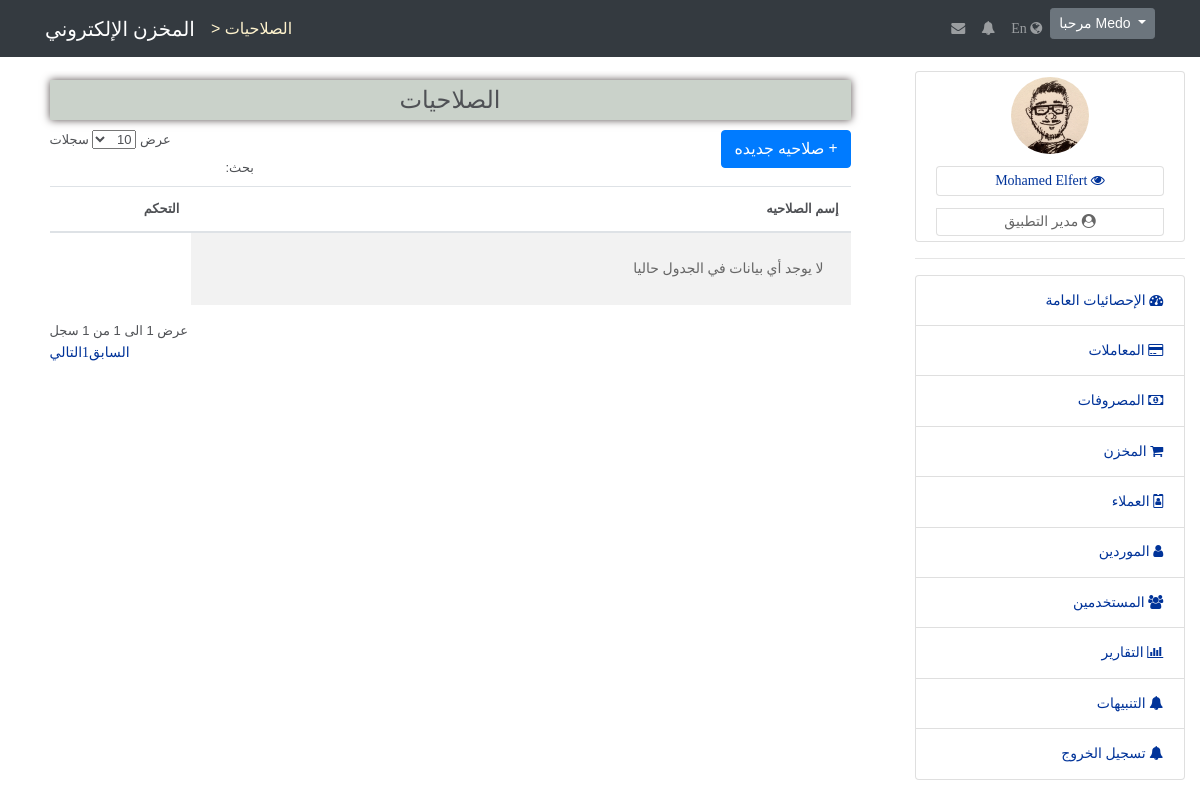
/privileges, run on an earlier commit of the app's database.
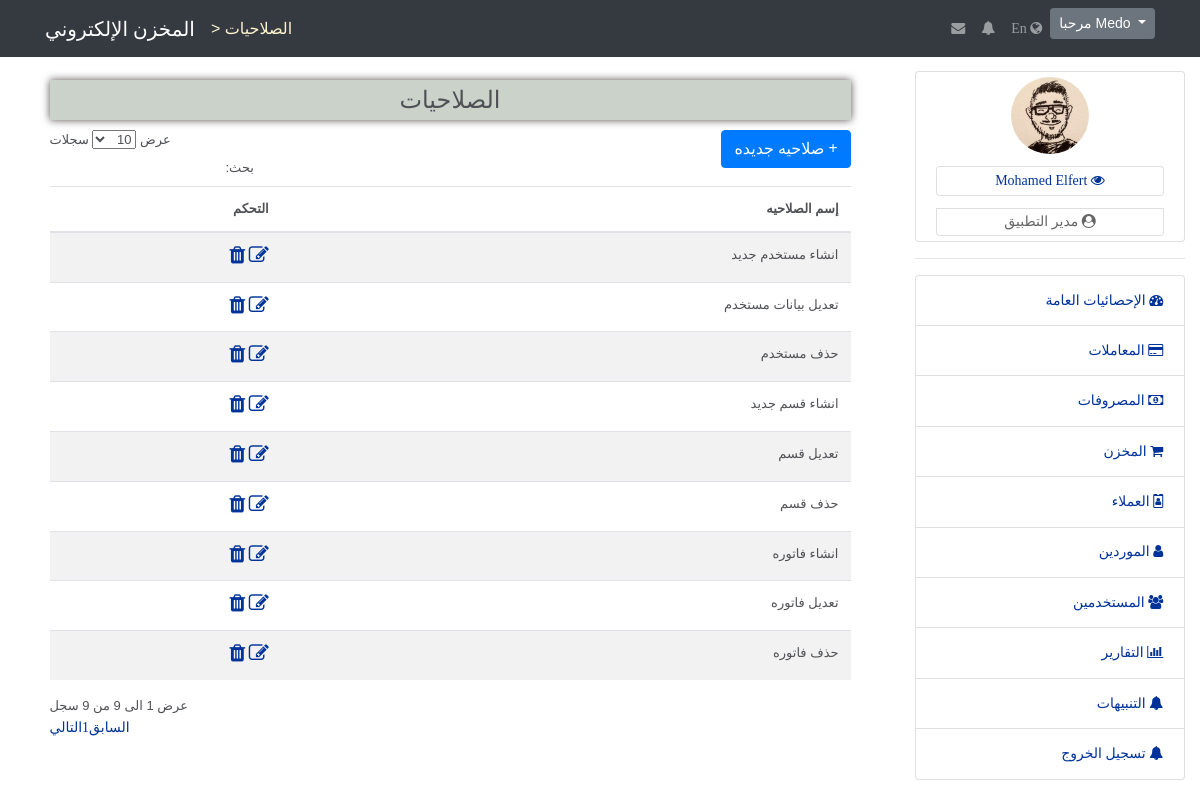
And on a later commit of the database.
### tables this page shows
CREATE TABLE `app_users_privileges` (
  `PrivilegeId` tinyint(3) UNSIGNED NOT NULL,
  `Privilege` varchar(30) NOT NULL,
  `PrivilegeTitle` varchar(30) NOT NULL
);

### app/controllers/abstractcontroller.php (called while the page is built, shortened)
<?php
class AbstractController
{
    protected $_controller;
    protected $_action;
    protected $_template;
    protected $_registry;
    protected $_data = [];
    public function setController($controllerName){
        $this->_controller = $controllerName;
    }
    public function setAction($actionName){
        $this->_action = $actionName;
    }
    public function setTemplate($template){
        $this->_template = $template;
    }
    public function setRegistry($registry){
        $this->_registry = $registry;
    }
    protected function _view(){
        $view = VIEWS_PATH . $this->_controller . DS . $this->_action . '.view.php';
        $this->_data = array_merge($this->_data,$this->language->getDictionary());
        $this->_template->setRegistry($this->_registry);
        $this->_template->setActionViewFile($view);
        $this->_template->setAppData($this->_data);
        $this->_template->renderApp();
    }
}

### app/controllers/privilegescontroller.php (called while the page is built, shortened)
<?php
class PrivilegesController extends AbstractController
{
    public function defaultAction()
    {
        $this->_data ['privileges'] = privilegesModel::getAll();
        $this->_view();
    }
}

### app/lib/frontcontroller.php (called while the page is built, shortened)
<?php
class FrontController
{
    private $_controller = 'index';
    private $_action     = 'default';
    private $_params     = array();
    private $_registry;
    private $_template;
    public function __construct(Template $template , Registry $registry)
    {
        $this->_template = $template;
        $this->_registry = $registry;
    }
    private function _parseUrl(){
        $url = explode('/',trim(parse_url($_SERVER['REQUEST_URI'],PHP_URL_PATH),'/'),3);
        if (isset($url[0]) && $url[0] != ''){
            $this->_controller = $url[0];
        }
    }
    public function dispatch(){
        $actionName = $this->_action .'Action';
        $controller = new $controllerClassName();
        $controller->setController($this->_controller);
        $controller->setAction($this->_action);
        $controller->setparams($this->_params);
        $controller->setTemplate($this->_template);
        $controller->setRegistry($this->_registry);
        $controller->$actionName();
    }
}

### public/index.php (called while the page is built, shortened)
<?php
require APP_PATH . DS . 'lib' . DS . 'autoload.php';
$session = new SessionManager();
$session->start();
if(!isset($session->lang)){
    $session->lang = APP_DEFAULT_LANGUAGE;
}
$template_parts = require '..' . DS . 'app' . DS . 'config' . DS . 'templateconfig.php';
$template  = new Template($template_parts);
$language  = new Language();
$messenger = Messenger::getInstance($session);
$registry = Registry::getInstance();
$registry->session   = $session;
$registry->language  = $language;
$registry->messenger = $messenger;
$frontController = new FrontController($template,$registry);
$frontController->dispatch();

### app/lib/autoload.php (called while the page is built, shortened)
<?php
class Autoload
{
    public static function autoload($className){
        $className = str_replace('PHPMVC' , '' , $className);
        $className = str_replace('\\' , '/' , $className);
        $className = $className . '.php';
        $className = strtolower($className);
    }
}

### app/lib/database/databasehandler.php (called while the page is built, shortened)
<?php
abstract class DatabaseHandler
{
    public static function factory()
    {
        $driver = DATABASE_CONN_DRIVER;
        if ($driver == self::DATABASE_DRIVER_PDO) {
            return PDODatabaseHandler::getInstance();
        } elseif ($driver == self::DATABASE_DRIVER_MYSQLI) {
            return MySQLiDatabaseHandler::getInstance();
        }
    }
}

### app/lib/database/pdodatabasehandler.php (called while the page is built, shortened)
<?php
class PDODatabaseHandler extends DatabaseHandler
{
    private static $_instance;
    private static $_handler;
    public function __call($name,$arguments){
        return call_user_func_array(array(&self::$_handler, $name),$arguments);
    }
    protected static function init()
    {
        try{
            self::$_handler = new \PDO('mysql://hostname=' . DATABASE_HOST_NAME . ';dbname=' . DATABASE_DB_NAME,
                                        DATABASE_USERNAME,DATABASE_PASSWORD,
                array(\PDO::ATTR_ERRMODE => \PDO::ERRMODE_WARNING, \PDO::MYSQL_ATTR_INIT_COMMAND => 'SET NAMES UTF8'));
        }catch(\PDOException $e){
            echo 'Sorry your may not have access to the database server.';
        }
    }
    public static function getInstance()
    {
        if(self::$_instance === null){
            self::$_instance  = new self();
        }
        return self::$_instance;
    }
}

### app/models/abstractmodel.php (called while the page is built, shortened)
<?php
class AbstractModel
{
    public static function getAll()
    {
        $sql = 'SELECT * FROM ' . static::$tableName;
        $stmt = DatabaseHandler::factory()->prepare($sql);
        $stmt->execute();
        if(method_exists(get_called_class(), '__construct')) {
            $results = $stmt->fetchAll(\PDO::FETCH_CLASS | \PDO::FETCH_PROPS_LATE, get_called_class(), array_keys(static::$tableSchema));
        } else {
            $results = $stmt->fetchAll(\PDO::FETCH_CLASS, get_called_class());
        }
        return  (is_array($results) && !empty($results)) ? $results : false;
    }
}

### app/views/privileges/default.view.php (the view)
<div class="main_div">
    <div class="show_info" style="width: 90%;">
        <table class="table table-striped custab data">
            <thead>
                <legend style="background: #cad2ca;padding: 10px;text-align: center; margin-bottom: 10px;box-shadow: 0 0 8px #574E4E;"> <?= $title ?> </legend>
                <a href="/privileges/add" class="btn btn-primary btn-xs pull-right"><b>&plus;</b> <?= $text_add_new_privilege ?> </a>
                <tr>
                    <th> <?= $text_privilege_name ?> </th>
                    <th> <?= $text_options ?> </th>
                </tr>
            </thead>
            <tbody>
            <?php
            if ($privileges !== false){
                foreach($privileges as $privilege){
            ?>
                <tr>
                    <td><?= $privilege->Privilege?></td>
                    <td>
                        <a href="/privileges/edit/<?= $privilege->PrivilegeId ?>"><i class="fa fa-edit" style="font-size:20px"></i></a>
                        <a href="/privileges/delete/<?= $privilege->PrivilegeId ?>" onclick="if(!confirm('<?= $text_delete_confirm ?>')) return false"><i class="fa fa-trash" style="font-size:20px"></i></a>
                    </td>
                </tr>
            <?php
                }
            }else{
            ?>
                <td colsapan="6"><p> <?= $text_no_data ?> </p></td>
            <?php
            }
            ?>
            </tbody>
        </table>
    </div>
</div>

### app/lib/template/template.php (shortened to what the rows shown need)
<?php
class Template
{
    private $_templateParts;
    private $_action_view;
    public function __construct(array $parts)
    {
        $this->_templateParts = $parts;
    }
    public function setActionViewFile($actionViewPath)
    {
        $this->_action_view = $actionViewPath;
    }
    private function renderTemplateHeaderStart()
    {
        require TEMPLATE_PATH . 'templateheaderstart.php';
    }
    private function renderTemplateHeaderEnd()
    {
        require TEMPLATE_PATH . 'templateheaderend.php';
    }
    private function renderTemplateFooter()
    {
        require TEMPLATE_PATH . 'templatefooter.php';
    }
    private function renderTemplateBlocks()
    {
        if(!array_key_exists('template',$this->_templateParts)){
            echo '
                    <div style="background: #ce5656;padding: 5px;text-align: center">
                        <h1> Sorry You Have To Define The Template Blocks :( </h1>
                    </div>
                ';
        }else{
            $parts = $this->_templateParts['template'];
            if(!empty($parts)){
                foreach($parts as $partKey => $file){
                    if($partKey === ':view'){
                        require $this->_action_view;
                    }else{
                        require $file;
                    }
                }
            }
        }
    }
    private function renderHeaderResources()
    {
        $output = '';
        if(!array_key_exists('header_resources',$this->_templateParts)){
            echo '
                    <div style="background: #ce5656;padding: 5px;text-align: center">
                        <h1> Sorry You Have To Define The Header Resources :( </h1>
                    </div>
                ';
        }else{
            $resources = $this->_templateParts['header_resources'];
            $css = $resources['css'];
            if(!empty($css)){
                foreach($css as $cssKey => $path){
                    $output .= '<link type="text/css" rel="stylesheet" href="' . $path . '">';
                }
            }
            $js = $resources['js'];
            if(!empty($js)){
                foreach($js as $jsKey => $path){
                    $output .= '<script  src="' . $path . '"></script>';
                }
            }
        }
        echo $output;
    }
    public function renderApp()
    {
        $this->renderHeaderResources();
        $this->renderTemplateBlocks();
    }
}

What changed in the data, as far as the page shows it:
added app_users_privileges: Privilege "انشاء مستخدم جديد"
added app_users_privileges: Privilege "تعديل بيانات مستخدم"
added app_users_privileges: Privilege "حذف مستخدم"
added app_users_privileges: Privilege "انشاء قسم جديد"
added app_users_privileges: Privilege "تعديل قسم"
added app_users_privileges: Privilege "حذف قسم"
added app_users_privileges: Privilege "انشاء فاتوره"
added app_users_privileges: Privilege "تعديل فاتوره"
added app_users_privileges: Privilege "حذف فاتوره"
Also different on the page:
text written by a page script: "عرض سجلات بحث: عرض 1 الى 1 من 1 سجل السابق 1 التالي" → "عرض سجلات بحث: عرض 1 الى 9 من 9 سجل السابق 1 التالي"
list line gone: "لا يوجد أي بيانات في الجدول حاليا"
